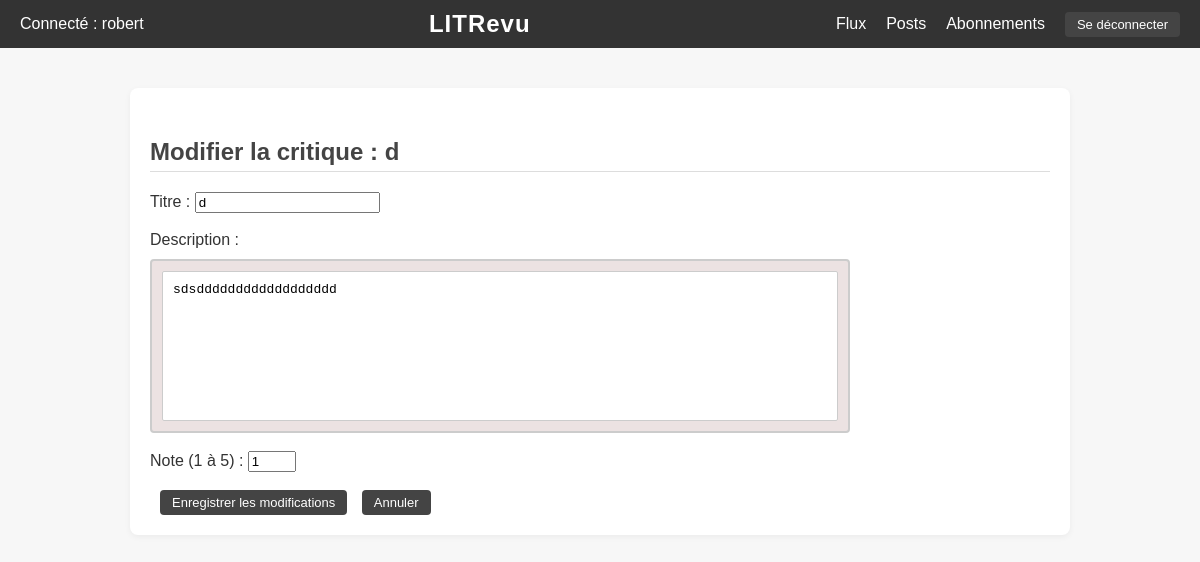
The page /edit_review/37/ (signed in) on the database its author committed.
### myapp/models.py (models this page shows, shortened)
class Review(models.Model):
    headline = models.CharField(max_length=128)
    ticket = models.ForeignKey(Ticket, on_delete=models.SET_NULL, null=True, blank=True)
    user = models.ForeignKey(User, on_delete=models.CASCADE)
    rating = models.PositiveSmallIntegerField(
        validators=[
            MinValueValidator(0),
            MaxValueValidator(5)
        ]
    )
    body = models.TextField(
        blank=True,
        validators=[MaxLengthValidator(8192)]
    )
    time_created = models.DateTimeField(auto_now_add=True)

### myapp/views.py (the view, shortened to what this page needs)
# urls.py: path('edit_review/<int:review_id>/', views.edit_review, name='edit_review'),
@login_required
def edit_review(request, review_id):
    review = get_object_or_404(Review, id=review_id)
    return render(request, 'edit_review.html', {'review': review})

### myapp/templates/edit_review.html (shortened to what this page needs)
{% extends 'base.html' %}
{% block content %}
  <h2>Modifier la critique : {{ review.headline }}</h2>
  <form method="POST">
    <label for="headline">Titre :</label>
    <input type="text" id="headline" name="headline" value="{{ review.headline }}" required><br><br>
    <label for="body">Description :</label>
    <div class="ticket_description">
      <textarea id="body" name="body" required>{{ review.body }}</textarea>
    </div><br>
    <label for="rating">Note (1 à 5) :</label>
    <input type="number" id="rating" name="rating" value="{{ review.rating }}" min="1" max="5" required><br><br>
    <button type="submit" class="button">Enregistrer les modifications</button>
    <form action="{% url 'all_tickets' %}" method="get" style="display: inline;">
      <button type="submit" class="button">Annuler</button>
    </form>
  </form>
{% endblock %}

### myapp/templates/base.html (shortened to what this page needs)
<!DOCTYPE html>
<html lang="fr">
<head>
    {% load static %}
    <link rel="stylesheet" type="text/css" href="{% static 'css/style.css' %}">
</head>
<body>
    <div class="header">
        <div>
            {% if request.user.is_authenticated %}
                <span class="username">Connecté : {{ request.user.username }}</span>
            {% endif %}
        </div>
        <div class="center">LITRevu</div>
        <div class="links">
            <a href="{% url 'user_feed' %}">Flux</a>
            <a href="{% url 'all_tickets' %}">Posts</a>
            <a href="{% url 'follow_user' %}">Abonnements</a>
            <form action="{% url 'logout' %}" method="post" style="margin-left: 10px;">
                <button type="submit">Se déconnecter</button>
            </form>
        </div>
    </div>
    <div class="content">
        {% block content %}
        {% endblock %}
    </div>
</body>
</html>

### static/css/style.css (style rules this page uses)
body { font-family: 'Segoe UI', sans-serif; margin: 0; padding: 0; background-color: #f7f7f7; color: #333; }
.header { display: flex; justify-content: space-between; align-items: center; padding: 15px 30px; background-color: #222; color: white; }
.header .center { flex: 1; text-align: center; font-size: 26px; font-weight: bold; letter-spacing: 1px; }
.header .links a { color: white; text-decoration: none; margin-left: 20px; transition: color 0.3s; }
.content { max-width: 900px; margin: 40px auto; padding: 20px; background-color: white; border-radius: 8px; box-shadow: 0 2px 6px rgba(0, 0, 0, 0.05); }
h2, h3 { color: #444; border-bottom: 1px solid #ddd; padding-bottom: 5px; margin-top: 30px; }
form { display: inline; }
button { background-color: #444; color: white; border: none; padding: 5px 12px; margin-left: 10px; border-radius: 4px; cursor: pointer; font-size: 13px; transition: background-color 0.3s; text-align: center; width: auto; height: auto; }
a { color: #444; text-decoration: none; }
button { background-color: #444; color: white; border: none; padding: 5px 12px; margin-left: 10px; border-radius: 4px; cursor: pointer; font-size: 13px; transition: background-color 0.3s; }
.ticket_description { max-width: 700px; width: 100%; background-color: #ece2e2; border: 2px solid #ccc; border-radius: 4px; margin-top: 10px; padding: 10px; box-sizing: border-box; overflow: hidden; }
.ticket_description textarea { width: 100%; min-height: 150px; max-height: 400px; padding: 10px; font-size: 13px; border: 1px solid #ccc; border-radius: 2px; resize: none; overflow: auto; white-space: pre-wrap; box-sizing: border-box; display: block; }

### myapp/templates/base.html (style rules this page uses)
body { font-family: Arial, sans-serif; margin: 0; padding: 0; }
.header { display: flex; justify-content: space-between; align-items: center; padding: 10px 20px; background-color: #333; color: white; }
.header .center { flex: 1; text-align: center; font-size: 24px; }
.header .links { display: flex; align-items: center; }
.header .links a { color: white; text-decoration: none; margin-left: 20px; }

### rows shown on the page
Review: headline "d", body "sdsdddddddddddddddddd", rating "1"

### other values the page prints
{{ request.user.username }} "robert"
